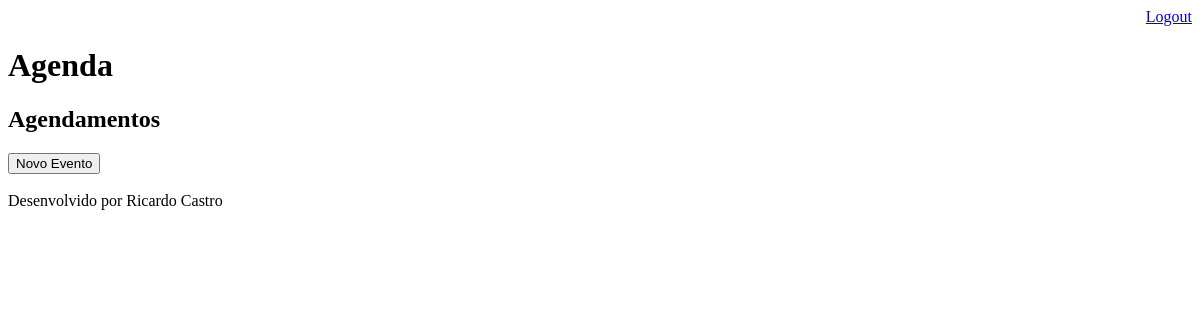
The app's page /agenda/ (signed in), older data.
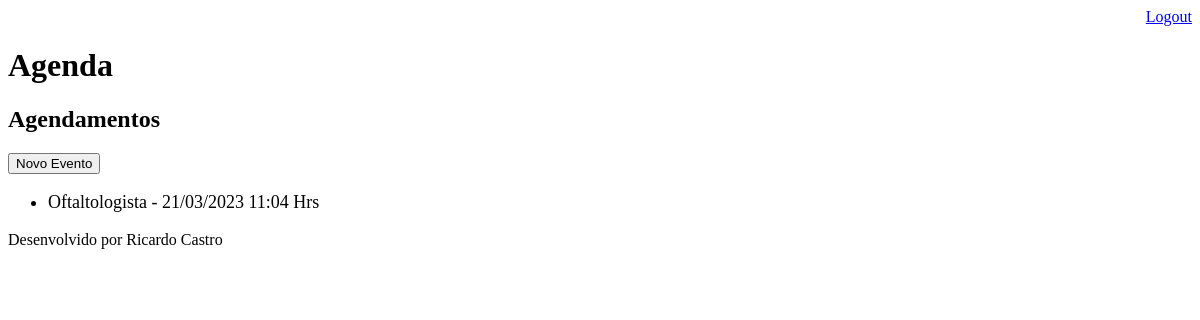
The same page, newer data.
### core/models.py (models this page shows, shortened)
class Evento(models.Model):
    titulo = models.CharField(max_length=100)
    descricao = models.TextField(blank=True, null=True)
    data_evento = models.DateTimeField(verbose_name="Data do Evento")
    data_criacao = models.DateTimeField(auto_now=True)
    usuario = models.ForeignKey(User, on_delete=models.CASCADE)
    class Meta:
        db_table = 'evento'
    def get_data_evento(self):
        return self.data_evento.strftime('%d/%m/%Y %H:%M Hrs')

### core/views.py (the view)
# urls.py: path('agenda/', views.lista_eventos),
@login_required(login_url='/login')
def lista_eventos(request):
    usuario = request.user
    evento = Evento.objects.filter(usuario=usuario)
    dados = {'eventos': evento}
    return render(request, 'agenda.html', dados)

### templates/agenda.html
{% extends "model-page.html" %}
{% block content %}
    <h2>Agendamentos</h2>
    <a href="evento/">
        <button type="button">Novo Evento</button>
    </a>
    <ul style="font-size: 18px">
    {%  for evento in eventos %}
    <li>{{ evento.titulo }} - {{ evento.get_data_evento }}</li>
    {% endfor %}
    </ul>
{% endblock %}

Row changes from the older to the newer data that the page shows:
added Evento: titulo "Oftaltologista", get_data_evento "21/03/2023 11:04 Hrs"
